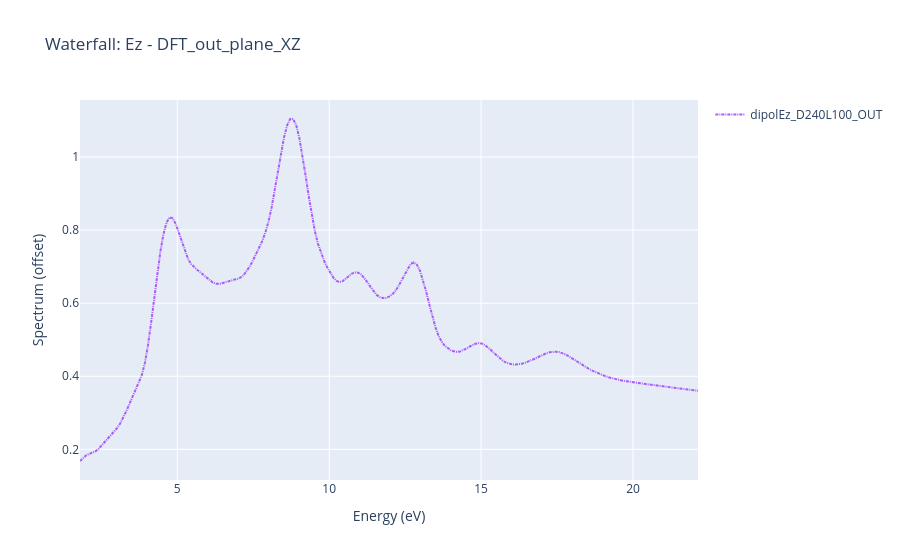

Notebook source saved alongside this figure:
### Code cell
plot_waterfall_ALL("dipolEz_D240L100_OUT",Fields,Monitors,offset_factor=1)

### Figure 1 — Plotly figure (JSON) as saved in the notebook; plotly's stock layout.template omitted (floating-point values rounded to 4 significant figures; data arrays with more than 128 entries replaced by an {"elided": "..."} marker saying what was removed)
{"data": [{"line": {"color": "rgb(168, 92, 250)", "dash": "3px 1px 1px 1px"}, "mode": "lines", "name": "dipolEz_D240L100_OUT", "showlegend": true, "type": "scatter", "x": {"elided": "201 float values"}, "y": {"elided": "201 float values"}}], "layout": {"hovermode": "x unified", "legend": {"traceorder": "reversed"}, "title": {"text": "Waterfall: Ez - DFT_out_plane_XZ"}, "xaxis": {"title": {"text": "Energy (eV)"}}, "yaxis": {"title": {"text": "Spectrum (offset)"}}}}
